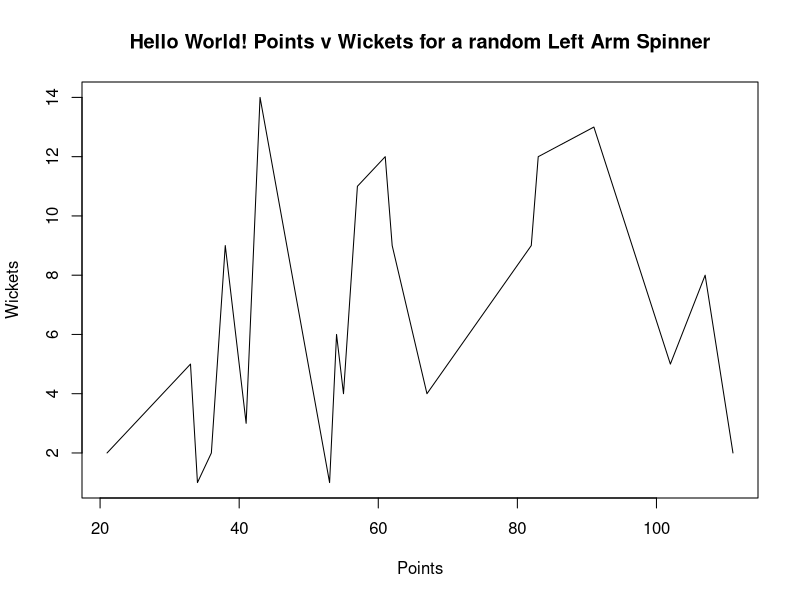

This figure's R source:
#My first R program

#A random graph drawing tool

lasPlayers = read.table (file = 'arbdata.txt', header = T, sep = " ", na.strings = '`', stringsAsFactors = F)

playerData = lasPlayers [,c("Points", "Wickets")]

png(file = "DataCool.png")

plot (x = playerData$Points, y = playerData$Wickets, xlab = "Points", ylab = "Wickets", main = "Hello World! Points v Wickets for a random Left Arm Spinner", type = "l")

dev.off()

